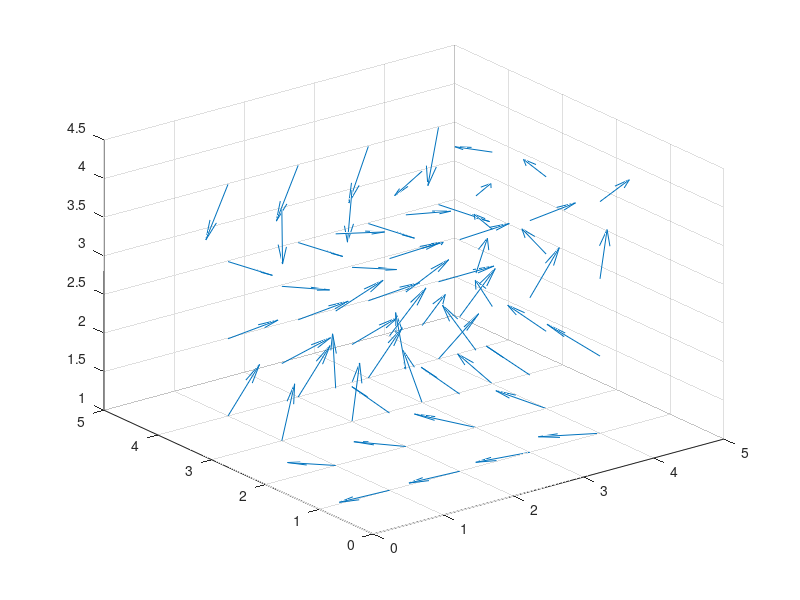

MATLAB code for this plot:
# Teoria electromagnetica
# Seccion 30
# Integrantes: Alejandro Duarte 19446, Marco Duarte 19022, Jonathan Pu 19249
# Descripcion: proyecto de representacion grafica de campo electrico y potencial
# de dipolos y medios polarizados

% DIPOLOS ELECTRICOS Y EXPANSION MULTIPOLAR
% Primer inciso
clear; close all; clc;
N = 20;
minTheta = -2*pi; maxTheta = 2*pi;
minPhi = -2*pi; maxPhi = 2*pi;
minR = 2; maxR = 2;

#Vectores para dar un rango a cada variable
Theta = [-2*pi -pi 0 pi 2*pi];
R = [-2 -1 0 1 2];
Phi = [-2*pi -pi 0 pi 2*pi];

#Definicion de ejes
# Theta_axis = linspace(minTheta, maxTheta, N);
# Phi_axis = linspace(minPhi, maxPhi, N);
# R_axis = linspace(minR, maxR, N);

R_axis = R.*sin(Theta).*cos(Phi);
Phi_axis = R.*sin(Theta).*sin(Phi);
Theta_axis = R.*cos(Theta);

[RG, PhiG, ThetaG] = meshgrid(1:4,1:4,1:4);



#Componentes del campo electrico
eps0 = 8.85E-12;
po = 100; #Un valor del momento dipolar para simular las graficas
k = po/(4*pi*eps0);
Er = k.*(-2.*sin(ThetaG).*cos(PhiG)-2.*sin(ThetaG).*sin(PhiG)-2.*cos(ThetaG))./(RG.^5);
Ephi = k.*(sin(PhiG)-cos(PhiG))/(RG.^3); 
Etheta = k.*(-cos(ThetaG).*cos(PhiG)-cos(ThetaG).*sin(PhiG)+sin(ThetaG))./(RG.^5);

E = sqrt(Er.^2 + Ephi.^2 + Etheta.^2);

u = Er./E;
v = Ephi./E;
w = Etheta./E;

figure();
h = quiver3(RG, PhiG, ThetaG, u, v, w);
